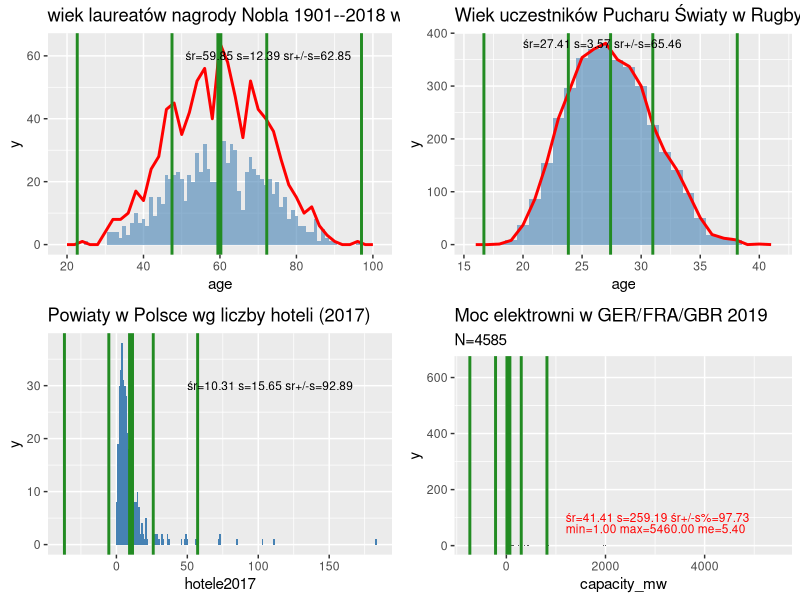
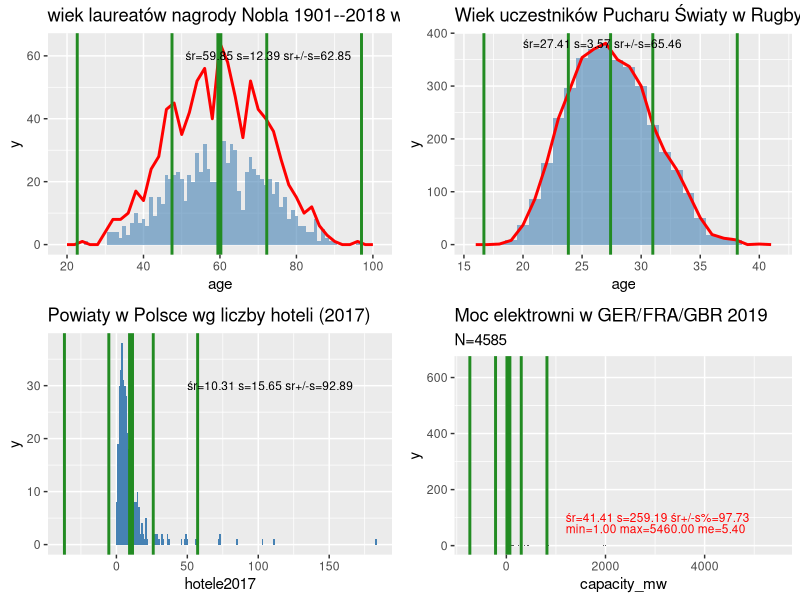

Here is the R script that generated these plots, in order:
library("ggplot2");
library("dplyr");
library("ggpubr");

d <- read.csv("nobel_laureates3.csv", sep = ';',  header=T, na.string="NA");

fivenum(d$age)
m <- mean(d$age, na.rm=T)
s <- sd(d$age, na.rm=TRUE)
#m

allN <- nrow(d)
dSS <- d %>% filter(age > m - s & age < m +s )  %>% as.data.frame
allS <- nrow(dSS)
p <- allS/allN * 100


## rozkład
nobel <- ggplot(d, aes(x = age)) + geom_histogram(binwidth = 1, fill="steelblue", alpha=.6) +
geom_freqpoly(binwidth = 2, color="red", size=1) +
geom_vline(xintercept = m, colour="forestgreen", size=2) +
geom_vline(xintercept = m - 3 * s, colour="forestgreen", size=1) +
geom_vline(xintercept = m + 3 * s, colour="forestgreen", size=1) +
geom_vline(xintercept = m - 1 * s, colour="forestgreen", size=1) +
geom_vline(xintercept = m + 1 * s, colour="forestgreen", size=1) +
ggtitle("wiek laureatów nagrody Nobla 1901--2018 w momencie otrzymania nagrody") +
annotate("text", x=51, y=60, label=sprintf("śr=%.2f s=%.2f sr+/-s=%.2f", m, s, p ), size=3, color="black", hjust = 0)

#ggsave(file="NobelWiek.png")
#library("ggplot2");
#library("dplyr");

d <- read.csv("rwc1999-2019.csv", sep = ';',  header=T, na.string="NA");

fivenum(d$weight)

m <- mean(d$age, na.rm=T)
s <- sd(d$age, na.rm=TRUE)

allN <- nrow(d)
dSS <- d %>% filter(age > m - s & age < m +s )  %>% as.data.frame
allS <- nrow(dSS)
p <- allS/allN * 100

rugby <- ggplot(d, aes(x = age)) + geom_histogram(binwidth = 1, fill="steelblue", alpha=.6) +
  geom_freqpoly(binwidth = 1, color="red", size=1) +
  geom_vline(xintercept = m, colour="forestgreen", size=1) +
  ##
  geom_vline(xintercept = m - 3 * s, colour="forestgreen", size=1) +
  geom_vline(xintercept = m + 3 * s, colour="forestgreen", size=1) +
  geom_vline(xintercept = m - 1 * s, colour="forestgreen", size=1) +
  geom_vline(xintercept = m + 1 * s, colour="forestgreen", size=1) +
  ggtitle("Wiek uczestników Pucharu Światy w Rugby (1999-2019)") +
  annotate("text", x=20, y=380, label=sprintf("śr=%.2f s=%.2f sr+/-s=%.2f", m, s, p ), size=3, color="black", hjust = 0)

##ggsave("Rugby.png")
##library("ggplot2");
##library("dplyr");

d <- read.csv("hotele_caloroczne_PL.csv", sep = ';',  header=T, na.string="NA");

fivenum(d$hotele2017)
m <- mean(d$hotele2017)
s <- sd(d$hotele2017)

allN <- nrow(d)
dSS <- d %>% filter(hotele2017 > m - s & hotele2017 < m +s )  %>% as.data.frame
allS <- nrow(dSS)
p <- allS/allN * 100


## # rozkład
hotele <- ggplot(d, aes(x = hotele2017)) + geom_histogram(binwidth = 1, fill="steelblue") +
##geom_freqpoly(binwidth = 2, color="red", size=1) +
geom_vline(xintercept = m, colour="forestgreen", size=2) +
geom_vline(xintercept = m - 3 * s, colour="forestgreen", size=1) +
geom_vline(xintercept = m + 3 * s, colour="forestgreen", size=1) +
geom_vline(xintercept = m - 1 * s, colour="forestgreen", size=1) +
geom_vline(xintercept = m + 1 * s, colour="forestgreen", size=1) +
ggtitle("Powiaty w Polsce wg liczby hoteli (2017)") +
annotate("text", x=50, y=30, label=sprintf("śr=%.2f s=%.2f sr+/-s=%.2f", m, s, p ), size=3, color="black", hjust = 0)


#ggsave("hotele.png")
#library("ggplot2");
#library("dplyr")

d <- read.csv("global_pp_short.csv", sep = ';',  header=T, na.string="NA");
d <- d %>% filter(grepl("GER|FRA|GBR", d$code) )  %>% as.data.frame

N <- nrow(d)

fivenum(d$capacity_mw)
m <- mean(d$capacity_mw, na.rm=T)
m.min <- min(d$capacity_mw, na.rm=T)
m.max <- max(d$capacity_mw, na.rm=T)
m.me <- median(d$capacity_mw, na.rm=T)

s <- sd(d$capacity_mw, na.rm=T)
allN <- nrow(d)
dSS <- d %>% filter(capacity_mw > m - s & capacity_mw < m +s )  %>% as.data.frame
allS <- nrow(dSS)
p <- allS/allN * 100

## rozkład
pp <- ggplot(d, aes(x = capacity_mw)) + geom_histogram(binwidth = 1) +
  geom_vline(xintercept = m, colour="forestgreen", size=2) +
  geom_vline(xintercept = m - 3 * s, colour="forestgreen", size=1) +
  geom_vline(xintercept = m + 3 * s, colour="forestgreen", size=1) +
  geom_vline(xintercept = m - 1 * s, colour="forestgreen", size=1) +
  geom_vline(xintercept = m + 1 * s, colour="forestgreen", size=1) +
  ggtitle("Moc elektrowni w GER/FRA/GBR 2019", subtitle=sprintf("N=%d", N)) +
  annotate("text", x=1200, y=100, label=sprintf("śr=%.2f s=%.2f śr+/-s%%=%.2f", m, s, p), size=3, color="red", hjust=0) +
  annotate("text", x=1200, y=60, label=sprintf("min=%.2f max=%.2f me=%.2f", m.min, m.max, m.me), size=3, color="red", hjust=0)

ggarrange(nobel, rugby, hotele, pp, ncol = 2, nrow = 2)
ggsave("rozklady.png")
